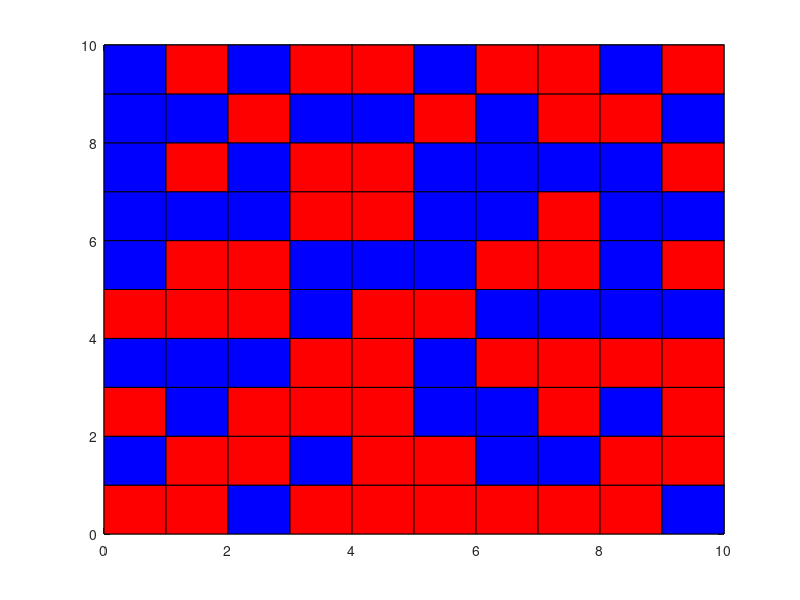

The MATLAB script that drew this image: (Note: this script raises an error after producing the figure.)
%% Definitioner

% Antal noder (måste vara en kvadrat).
n = 100;
% Coupling-parametern
J = 1;

%% Isingmodellen (instansiering)

% Sidlängd på matrisen
N = sqrt(n);
% Matrisen som huserar noderna
A = zeros(N,N);
% Hamiltonianen
H = 0;

% Gör bakgrunden vit
fill([1 N+1 N+1 1],[1 1 N+1 N+1],'w')
axis([0 N 0 N])
hold on

% Ritar linjerna på grafen
for k=1:N+1
    plot([0 N+1],[k k], 'color', 'black')
    plot([k k],[0 N+1],'color', 'black')
end

% Instantiera slumpmässig matris
% Röd färg: 1
% Blå färg: -1
% "Vit färg: 0"

for x=0:N-1
    for y=0:N-1
        rnd = unidrnd(2,1,1);
        if rnd == 1
            A(x+1,y+1) = 1;
            fill([x x+1 x+1 x],[y y y+1 y+1],'r')
        end
        if rnd == 2
            A(x+1,y+1) = -1;
            fill([x x+1 x+1 x],[y y y+1 y+1],'b')
        end
    end
end

% Beräkna Hamiltonianen
for x=1:N
    for y=1:N
        H = H + J*DeltaE([x,y], A);
    end
end

%% Monte Carlo simulering

% Antal itereringar
I = 10000;
% Position för grannar
Z = [1 -1 0 0; 0 0 1 -1];

% Utför I antal iterationer
for i=1:I
    % Nollställ energiförändring
    dE = 0;
    % Generera slumpmässig koordinat
    C = unidrnd(N,2,1);
    % Ändra på noden
    A(C(1), C(2)) = 1 - A(C(1), C(2));
    % Avgör om förändringen i energi är mindre än 0
    dE = J*DeltaE(C, A);
    for j=1:4
        X = Z(:,j) + C;
        if min(X) > 0 && max(X) < N+1
            dE = dE + J*DeltaE(Z(:,j)+C, A);
        end
    end
    % Inte mindre än 0
    if dE > 0
        % Ändra tillbaka
        A(C(1), C(2)) = 1 - A(C(1), C(2));
    end
    % Mindre än 0
    if dE < 0
        % Förändra Hamiltonianen
        H = H + dE;
        % Måla om noden
        C = C - 1;
        if A(C(1)+1, C(2)+1) == 1
            fill([C(1) C(1)+1 C(1)+1 C(1)],[C(2) C(2) C(2)+1 C(2)+1],'r')
        else
            fill([C(1) C(1)+1 C(1)+1 C(1)],[C(2) C(2) C(2)+1 C(2)+1],'b')
        end
    end
end
